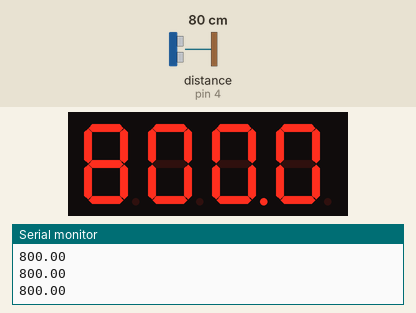
Recording of a sketch running on a simulated Arduino Uno, built with avr-gcc and run on an emulated ATmega328P. On the bench: 4-digit seven-segment display, the last lines printed to the serial monitor. Inputs (shaded band) come from the test bench; at power-on: distance to the obstacle (sensor on pin 4) 80 cm.

Above: at 1.2 s.
1.3 s: distance to the obstacle (sensor on pin 4) set to 2 cm
At 2.7 s:
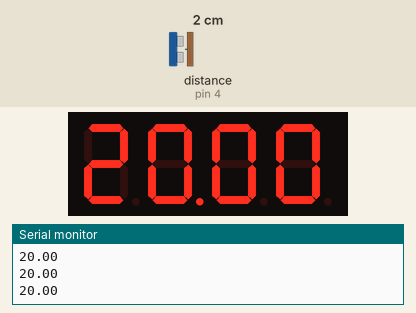
3.0 s: distance to the obstacle (sensor on pin 4) set to 4 cm
At 4.3 s:
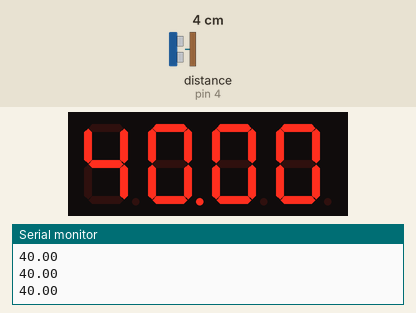
4.6 s: distance to the obstacle (sensor on pin 4) set to 9 cm
At 5.0 s:
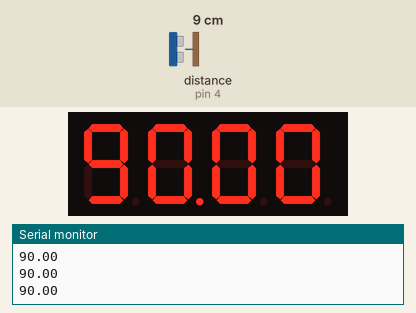
Timing chart, 0 to 7.6 s (numbered marks = the images above; inputs shaded):
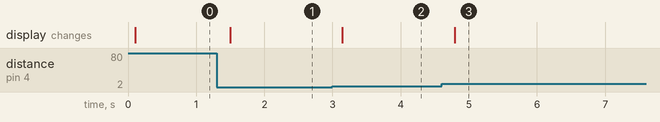

Measured:
- after the input at 1.3 s, the display: changes after 0.20 s (image 1)
- after the input at 3.0 s, the display: changes after 0.15 s (image 2)
- after the input at 4.6 s, the display: changes after 0.20 s (image 3)

The sketch:

TestUltrasonicSensor.ino
```cpp
// (licence header left out)
#include <Makeblock.h>
#include <Arduino.h>
#include <SoftwareSerial.h>
#include <Wire.h>

Me7SegmentDisplay disp(PORT_6);
int i=0;
float distance=0;


MeUltrasonicSensor ultraSensor(PORT_4); //Ultrasonic module can ONLY be connected to port 3, 4, 6, 7, 8 of base shield.

void setup()
{
	Serial.begin(9600);

}

void loop()
{
	//Serial.print("Distance : ");
        distance = ultraSensor.distanceCm();
        distance = distance * 10.;
        Serial.println(distance);
	//Serial.println(" cm");
	delay(100);// the minimal measure interval is 100 milliseconds
        disp.display(distance);
        //disp.display(i++);


}
```
